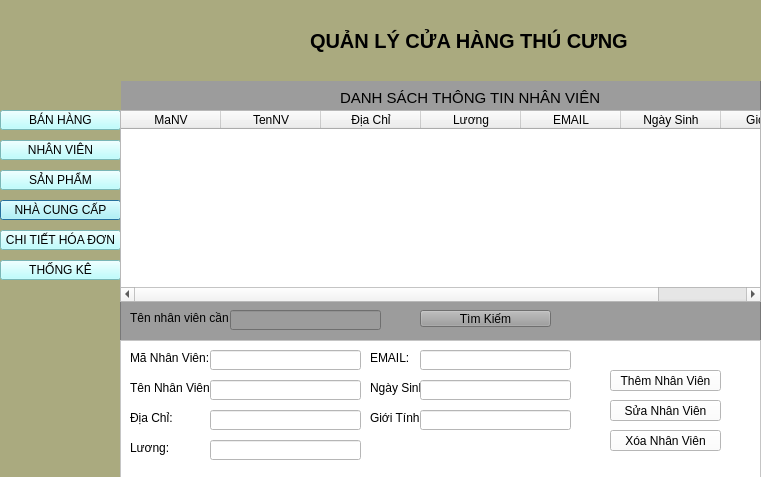
<?xml version="1.0" encoding="UTF-8"?>
<ui version="4.0">
 <class>Dialog</class>
 <widget class="QDialog" name="Dialog">
  <property name="geometry">
   <rect>
    <x>0</x>
    <y>0</y>
    <width>761</width>
    <height>477</height>
   </rect>
  </property>
  <property name="windowTitle">
   <string>Dialog</string>
  </property>
  <widget class="QFrame" name="frame">
   <property name="geometry">
    <rect>
     <x>120</x>
     <y>80</y>
     <width>641</width>
     <height>31</height>
    </rect>
   </property>
   <property name="styleSheet">
    <string notr="true">background-color: rgb(156, 156, 156);</string>
   </property>
   <property name="frameShape">
    <enum>QFrame::StyledPanel</enum>
   </property>
   <property name="frameShadow">
    <enum>QFrame::Raised</enum>
   </property>
   <widget class="QLabel" name="label_2">
    <property name="geometry">
     <rect>
      <x>220</x>
      <y>10</y>
      <width>311</width>
      <height>16</height>
     </rect>
    </property>
    <property name="font">
     <font>
      <pointsize>11</pointsize>
     </font>
    </property>
    <property name="text">
     <string>DANH SÁCH THÔNG TIN NHÂN VIÊN</string>
    </property>
   </widget>
  </widget>
  <widget class="QWidget" name="widget" native="true">
   <property name="geometry">
    <rect>
     <x>0</x>
     <y>0</y>
     <width>121</width>
     <height>481</height>
    </rect>
   </property>
   <property name="styleSheet">
    <string notr="true">background-color: rgb(170, 170, 127);</string>
   </property>
   <widget class="QPushButton" name="pushButton_5">
    <property name="geometry">
     <rect>
      <x>0</x>
      <y>200</y>
      <width>121</width>
      <height>20</height>
     </rect>
    </property>
    <property name="styleSheet">
     <string notr="true">background-color: rgb(170, 255, 255);</string>
    </property>
    <property name="text">
     <string>NHÀ CUNG CẤP</string>
    </property>
   </widget>
   <widget class="QPushButton" name="pushButton_4">
    <property name="geometry">
     <rect>
      <x>0</x>
      <y>170</y>
      <width>121</width>
      <height>20</height>
     </rect>
    </property>
    <property name="styleSheet">
     <string notr="true">background-color: rgb(170, 255, 255);</string>
    </property>
    <property name="text">
     <string>SẢN PHẨM</string>
    </property>
   </widget>
   <widget class="QPushButton" name="pushButton_7">
    <property name="geometry">
     <rect>
      <x>0</x>
      <y>230</y>
      <width>121</width>
      <height>20</height>
     </rect>
    </property>
    <property name="styleSheet">
     <string notr="true">background-color: rgb(170, 255, 255);</string>
    </property>
    <property name="text">
     <string>CHI TIẾT HÓA ĐƠN</string>
    </property>
   </widget>
   <widget class="QPushButton" name="pushButton_8">
    <property name="geometry">
     <rect>
      <x>0</x>
      <y>260</y>
      <width>121</width>
      <height>20</height>
     </rect>
    </property>
    <property name="styleSheet">
     <string notr="true">background-color: rgb(170, 255, 255);</string>
    </property>
    <property name="text">
     <string>THỐNG KÊ</string>
    </property>
   </widget>
   <widget class="QPushButton" name="pushButton_3">
    <property name="geometry">
     <rect>
      <x>0</x>
      <y>140</y>
      <width>121</width>
      <height>20</height>
     </rect>
    </property>
    <property name="styleSheet">
     <string notr="true">background-color: rgb(170, 255, 255);</string>
    </property>
    <property name="text">
     <string>NHÂN VIÊN</string>
    </property>
   </widget>
   <widget class="QPushButton" name="pushButton_2">
    <property name="geometry">
     <rect>
      <x>0</x>
      <y>110</y>
      <width>121</width>
      <height>20</height>
     </rect>
    </property>
    <property name="styleSheet">
     <string notr="true">background-color: rgb(170, 255, 255);</string>
    </property>
    <property name="text">
     <string>BÁN HÀNG</string>
    </property>
   </widget>
  </widget>
  <widget class="QFrame" name="frame_2">
   <property name="geometry">
    <rect>
     <x>120</x>
     <y>300</y>
     <width>641</width>
     <height>41</height>
    </rect>
   </property>
   <property name="styleSheet">
    <string notr="true">background-color: rgb(156, 156, 156);</string>
   </property>
   <property name="frameShape">
    <enum>QFrame::StyledPanel</enum>
   </property>
   <property name="frameShadow">
    <enum>QFrame::Raised</enum>
   </property>
   <widget class="QLabel" name="label_3">
    <property name="geometry">
     <rect>
      <x>10</x>
      <y>10</y>
      <width>161</width>
      <height>16</height>
     </rect>
    </property>
    <property name="text">
     <string>Tên nhân viên cần tìm:</string>
    </property>
   </widget>
   <widget class="QLineEdit" name="lineEdit">
    <property name="geometry">
     <rect>
      <x>110</x>
      <y>10</y>
      <width>151</width>
      <height>20</height>
     </rect>
    </property>
   </widget>
   <widget class="QPushButton" name="btnTK">
    <property name="geometry">
     <rect>
      <x>300</x>
      <y>10</y>
      <width>131</width>
      <height>17</height>
     </rect>
    </property>
    <property name="text">
     <string>Tìm Kiếm</string>
    </property>
   </widget>
  </widget>
  <widget class="QWidget" name="widget_2" native="true">
   <property name="geometry">
    <rect>
     <x>120</x>
     <y>0</y>
     <width>641</width>
     <height>81</height>
    </rect>
   </property>
   <property name="styleSheet">
    <string notr="true">background-color: rgb(170, 170, 127);</string>
   </property>
   <widget class="QLabel" name="label">
    <property name="geometry">
     <rect>
      <x>190</x>
      <y>20</y>
      <width>371</width>
      <height>41</height>
     </rect>
    </property>
    <property name="font">
     <font>
      <pointsize>15</pointsize>
      <weight>75</weight>
      <bold>true</bold>
     </font>
    </property>
    <property name="text">
     <string>QUẢN LÝ CỬA HÀNG THÚ CƯNG</string>
    </property>
   </widget>
  </widget>
  <widget class="QFrame" name="frame_3">
   <property name="geometry">
    <rect>
     <x>120</x>
     <y>340</y>
     <width>641</width>
     <height>141</height>
    </rect>
   </property>
   <property name="styleSheet">
    <string notr="true">background-color: rgb(255, 255, 255);</string>
   </property>
   <property name="frameShape">
    <enum>QFrame::StyledPanel</enum>
   </property>
   <property name="frameShadow">
    <enum>QFrame::Raised</enum>
   </property>
   <widget class="QLabel" name="label_4">
    <property name="geometry">
     <rect>
      <x>10</x>
      <y>10</y>
      <width>111</width>
      <height>16</height>
     </rect>
    </property>
    <property name="text">
     <string>Mã Nhân Viên:</string>
    </property>
   </widget>
   <widget class="QLabel" name="label_5">
    <property name="geometry">
     <rect>
      <x>10</x>
      <y>40</y>
      <width>111</width>
      <height>16</height>
     </rect>
    </property>
    <property name="text">
     <string>Tên Nhân Viên:</string>
    </property>
   </widget>
   <widget class="QLabel" name="label_6">
    <property name="geometry">
     <rect>
      <x>10</x>
      <y>70</y>
      <width>121</width>
      <height>16</height>
     </rect>
    </property>
    <property name="text">
     <string>Địa Chỉ:</string>
    </property>
   </widget>
   <widget class="QLabel" name="label_7">
    <property name="geometry">
     <rect>
      <x>10</x>
      <y>100</y>
      <width>101</width>
      <height>16</height>
     </rect>
    </property>
    <property name="text">
     <string>Lương:</string>
    </property>
   </widget>
   <widget class="QLabel" name="label_12">
    <property name="geometry">
     <rect>
      <x>250</x>
      <y>10</y>
      <width>171</width>
      <height>16</height>
     </rect>
    </property>
    <property name="text">
     <string>EMAIL:</string>
    </property>
   </widget>
   <widget class="QLabel" name="label_13">
    <property name="geometry">
     <rect>
      <x>250</x>
      <y>40</y>
      <width>171</width>
      <height>16</height>
     </rect>
    </property>
    <property name="text">
     <string>Ngày Sinh:</string>
    </property>
   </widget>
   <widget class="QLabel" name="label_14">
    <property name="geometry">
     <rect>
      <x>250</x>
      <y>70</y>
      <width>131</width>
      <height>16</height>
     </rect>
    </property>
    <property name="text">
     <string>Giới Tính:</string>
    </property>
   </widget>
   <widget class="QLineEdit" name="lineEdit_2">
    <property name="geometry">
     <rect>
      <x>90</x>
      <y>10</y>
      <width>151</width>
      <height>20</height>
     </rect>
    </property>
   </widget>
   <widget class="QLineEdit" name="lineEdit_3">
    <property name="geometry">
     <rect>
      <x>90</x>
      <y>40</y>
      <width>151</width>
      <height>20</height>
     </rect>
    </property>
   </widget>
   <widget class="QLineEdit" name="lineEdit_4">
    <property name="geometry">
     <rect>
      <x>90</x>
      <y>70</y>
      <width>151</width>
      <height>20</height>
     </rect>
    </property>
   </widget>
   <widget class="QLineEdit" name="lineEdit_8">
    <property name="geometry">
     <rect>
      <x>90</x>
      <y>100</y>
      <width>151</width>
      <height>20</height>
     </rect>
    </property>
   </widget>
   <widget class="QLineEdit" name="lineEdit_13">
    <property name="geometry">
     <rect>
      <x>300</x>
      <y>10</y>
      <width>151</width>
      <height>20</height>
     </rect>
    </property>
   </widget>
   <widget class="QLineEdit" name="lineEdit_14">
    <property name="geometry">
     <rect>
      <x>300</x>
      <y>40</y>
      <width>151</width>
      <height>20</height>
     </rect>
    </property>
   </widget>
   <widget class="QLineEdit" name="lineEdit_15">
    <property name="geometry">
     <rect>
      <x>300</x>
      <y>70</y>
      <width>151</width>
      <height>20</height>
     </rect>
    </property>
   </widget>
   <widget class="QPushButton" name="btnTNV">
    <property name="geometry">
     <rect>
      <x>490</x>
      <y>30</y>
      <width>111</width>
      <height>21</height>
     </rect>
    </property>
    <property name="text">
     <string>Thêm Nhân Viên</string>
    </property>
   </widget>
   <widget class="QPushButton" name="btnSNV">
    <property name="geometry">
     <rect>
      <x>490</x>
      <y>60</y>
      <width>111</width>
      <height>21</height>
     </rect>
    </property>
    <property name="text">
     <string>Sửa Nhân Viên</string>
    </property>
   </widget>
   <widget class="QPushButton" name="btnXNV">
    <property name="geometry">
     <rect>
      <x>490</x>
      <y>90</y>
      <width>111</width>
      <height>21</height>
     </rect>
    </property>
    <property name="text">
     <string>Xóa Nhân Viên</string>
    </property>
   </widget>
  </widget>
  <widget class="QTableWidget" name="tableWidget">
   <property name="geometry">
    <rect>
     <x>120</x>
     <y>110</y>
     <width>641</width>
     <height>192</height>
    </rect>
   </property>
   <column>
    <property name="text">
     <string>MaNV</string>
    </property>
   </column>
   <column>
    <property name="text">
     <string>TenNV</string>
    </property>
   </column>
   <column>
    <property name="text">
     <string>Địa Chỉ</string>
    </property>
   </column>
   <column>
    <property name="text">
     <string>Lương</string>
    </property>
   </column>
   <column>
    <property name="text">
     <string>EMAIL</string>
    </property>
   </column>
   <column>
    <property name="text">
     <string>Ngày Sinh</string>
    </property>
   </column>
   <column>
    <property name="text">
     <string>Giới Tính</string>
    </property>
   </column>
  </widget>
 </widget>
 <resources/>
 <connections/>
</ui>
